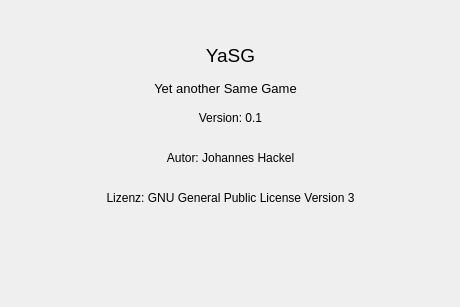
<?xml version="1.0" encoding="UTF-8"?>
<ui version="4.0">
 <class>About</class>
 <widget class="QWidget" name="About">
  <property name="geometry">
   <rect>
    <x>0</x>
    <y>0</y>
    <width>460</width>
    <height>307</height>
   </rect>
  </property>
  <property name="windowTitle">
   <string>Form</string>
  </property>
  <widget class="QLabel" name="label">
   <property name="geometry">
    <rect>
     <x>190</x>
     <y>40</y>
     <width>81</width>
     <height>31</height>
    </rect>
   </property>
   <property name="font">
    <font>
     <pointsize>14</pointsize>
    </font>
   </property>
   <property name="text">
    <string>YaSG</string>
   </property>
   <property name="alignment">
    <set>Qt::AlignCenter</set>
   </property>
  </widget>
  <widget class="QLabel" name="label_2">
   <property name="geometry">
    <rect>
     <x>140</x>
     <y>80</y>
     <width>171</width>
     <height>16</height>
    </rect>
   </property>
   <property name="font">
    <font>
     <pointsize>10</pointsize>
    </font>
   </property>
   <property name="text">
    <string>Yet another Same Game</string>
   </property>
   <property name="alignment">
    <set>Qt::AlignCenter</set>
   </property>
  </widget>
  <widget class="QLabel" name="label_3">
   <property name="geometry">
    <rect>
     <x>140</x>
     <y>150</y>
     <width>181</width>
     <height>16</height>
    </rect>
   </property>
   <property name="text">
    <string>Autor: Johannes Hackel</string>
   </property>
   <property name="alignment">
    <set>Qt::AlignCenter</set>
   </property>
  </widget>
  <widget class="QLabel" name="label_4">
   <property name="geometry">
    <rect>
     <x>80</x>
     <y>190</y>
     <width>301</width>
     <height>16</height>
    </rect>
   </property>
   <property name="text">
    <string>Lizenz: GNU General Public License Version 3</string>
   </property>
   <property name="alignment">
    <set>Qt::AlignCenter</set>
   </property>
  </widget>
  <widget class="QLabel" name="label_5">
   <property name="geometry">
    <rect>
     <x>180</x>
     <y>110</y>
     <width>101</width>
     <height>16</height>
    </rect>
   </property>
   <property name="text">
    <string>Version: 0.1</string>
   </property>
   <property name="alignment">
    <set>Qt::AlignCenter</set>
   </property>
  </widget>
 </widget>
 <resources/>
 <connections/>
</ui>
